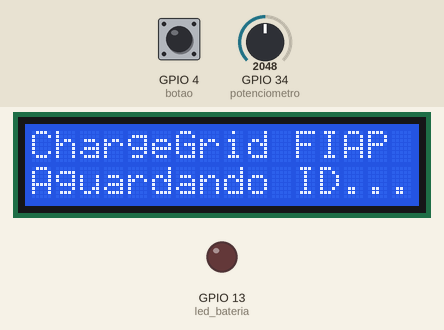
This program was run on a simulated ESP32 board running MicroPython. Shown: 16×2 character LCD, output pins drawn as LEDs (lit = HIGH). Wiring (from the project's diagram.json): green button on GPIO 4, red LED on GPIO 13, potentiometer on GPIO 34. Inputs (shaded band) come from the test bench; at power-on: GPIO 4 (botao) HIGH, GPIO 34 (potenciometro) = 2048 (analog values on the 0–4095 scale). Library files of the repository ran but are not shown: machine_i2c_lcd.py; what the program prints to the serial console is not drawn.

Above: at 1.2 s.
1.3 s: GPIO 4 (botao) pulled LOW for 0.15 s
At 2.1 s:
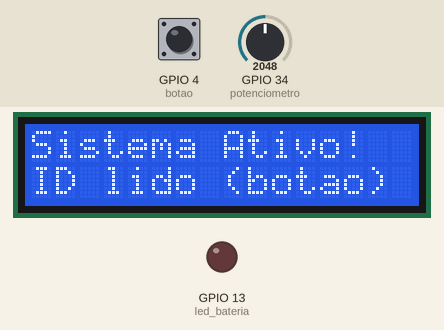
4.4 s: GPIO 34 (potenciometro) set to 2540
At 7.3 s:
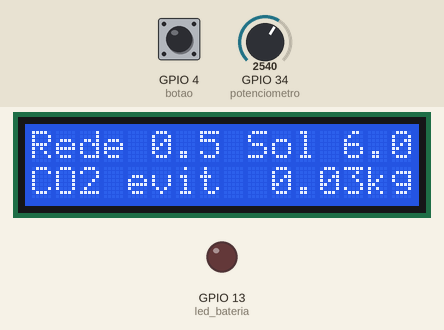
7.4 s: GPIO 4 (botao) pulled LOW for 1 s
At 8.8 s:
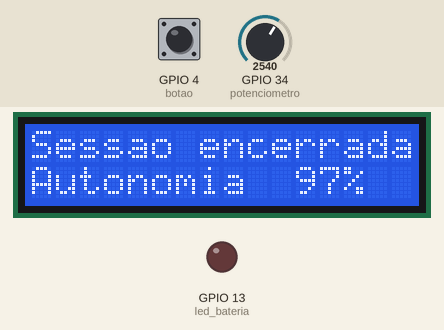
11.4 s: GPIO 4 (botao) pulled LOW for 3.2 s
At 16.8 s:
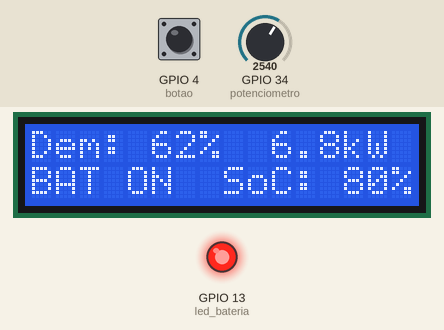
17.6 s: GPIO 34 (potenciometro) set to 3603
At 20.5 s:
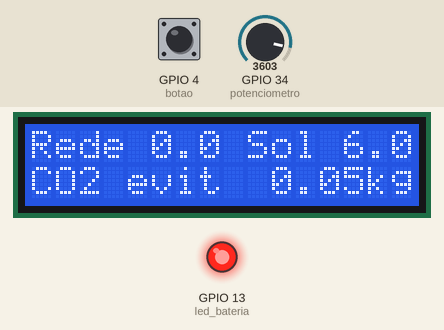
20.6 s: GPIO 34 (potenciometro) set to 4095
At 22.9 s:
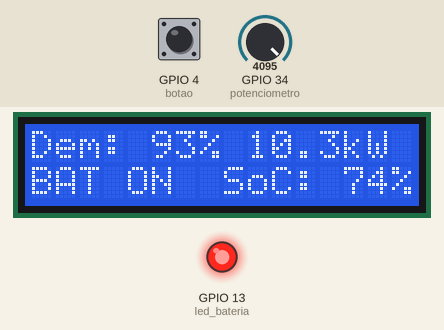
Timing chart, 0 to 24.4 s (numbered marks = the images above; inputs shaded):
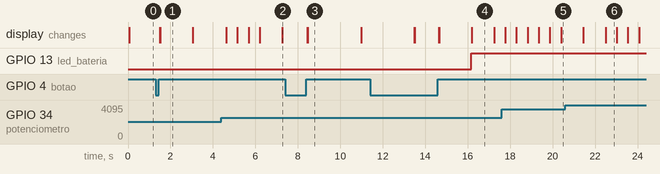

Measured:
- after the input at 1.3 s, the display: first changes after 0.20 s (image 1 shows a later state)
- after the input at 7.4 s, GPIO 13 (led_bateria): stays LOW (without the input it goes to HIGH after 0.88 s); the display: first changes after 1.0 s (image 3 shows a later state)
- after the input at 11.4 s, GPIO 13 (led_bateria): LOW → HIGH after 4.8 s; the display: first differs from a run without the input after 3.3 s (image 4 shows a later state)
- what the display in image 1 shows lasts 1.5 s, from 1.5 s to 3.0 s
- what the display in image 3 shows lasts 2.5 s, from 8.5 s to 11.0 s
- what the display in image 4 shows lasts 1.0 s, from 16.2 s to 17.2 s
- what the display in image 6 shows lasts 0.5 s, from 22.5 s to 23.0 s

The program:

main.py
```python
# ChargeGrid FIAP - Sprint 4 (Goodwe) - ESP32 + MicroPython (Wokwi)
import machine
import time
from machine_i2c_lcd import I2cLcd
from controle import Controlador

# ---------------- Hardware ----------------
i2c = machine.I2C(0, scl=machine.Pin(22), sda=machine.Pin(21), freq=400000)
lcd = I2cLcd(i2c, 0x27, 2, 16)

botao = machine.Pin(4, machine.Pin.IN, machine.Pin.PULL_UP)   # ID do usuario
potenciometro = machine.ADC(machine.Pin(34))                  # demanda simulada
potenciometro.atten(machine.ADC.ATTN_11DB)
led_bateria = machine.Pin(13, machine.Pin.OUT)                # bateria Goodwe
led_bateria.value(0)

CICLO_MS = 500
CICLOS_POR_PAGINA = 6    # troca de tela a cada 3 s
CABECALHO = "t_s,adc,demanda_kw,solar_kw,bateria_kw,rede_kw,bat_on,soc_pct,autonomia_pct,co2_kg"

ctrl = Controlador(CICLO_MS / 1000)


def linha(row, texto):
    lcd.move_to(0, row)
    lcd.putstr(("%-16s" % texto)[:16])


def pressionado():
    if botao.value() == 0:
        time.sleep_ms(30)          # debounce
        return botao.value() == 0
    return False


def aguardar_solto():
    while botao.value() == 0:
        time.sleep_ms(20)
    time.sleep_ms(30)


def mostrar(pagina):
    if pagina == 0:
        linha(0, "Dem:%3d%% %4.1fkW" % (ctrl.demanda_pct, ctrl.demanda_kw))
        estado = "BAT ON  " if ctrl.bateria_ativa else "BAT OFF "
        linha(1, estado + "SoC:%3d%%" % int(ctrl.soc))
    else:
        linha(0, "Rede%4.1f Sol%4.1f" % (ctrl.rede_kw, ctrl.solar_kw))
        linha(1, "CO2 evit %5.2fkg" % ctrl.co2_evitado_kg)


while True:
    # ---------- Estado: aguardando ID ----------
    lcd.clear()
    linha(0, "ChargeGrid FIAP")
    linha(1, "Aguardando ID...")
    led_bateria.value(0)
    while not pressionado():
        time.sleep_ms(50)
    aguardar_solto()

    # ---------- Inicio da sessao ----------
    ctrl.reset_sessao()
    lcd.clear()
    linha(0, "Sistema Ativo!")
    linha(1, "ID lido (botao)")
    print(CABECALHO)
    time.sleep(1.5)
    t0 = time.ticks_ms()
    ciclo = 0

    # ---------- Sessao ativa ----------
    encerrar = False
    while not encerrar:
        ctrl.passo(potenciometro.read())
        led_bateria.value(1 if ctrl.bateria_ativa else 0)
        mostrar((ciclo // CICLOS_POR_PAGINA) % 2)
        print("%.1f,%d,%.2f,%.2f,%.2f,%.2f,%d,%d,%d,%.4f" % (
            time.ticks_diff(time.ticks_ms(), t0) / 1000, int(ctrl.filtrado),
            ctrl.demanda_kw, ctrl.solar_kw, ctrl.bat_kw, ctrl.rede_kw,
            int(ctrl.bateria_ativa), int(ctrl.soc),
            int(ctrl.autonomia_pct), ctrl.co2_evitado_kg))
        ciclo += 1

        fim = time.ticks_add(time.ticks_ms(), CICLO_MS)
        while time.ticks_diff(fim, time.ticks_ms()) > 0:
            if pressionado():
                encerrar = True
                break
            time.sleep_ms(20)

    # ---------- Encerramento e resumo ----------
    aguardar_solto()
    led_bateria.value(0)
    lcd.clear()
    linha(0, "Sessao encerrada")
    linha(1, "Autonomia %3d%%" % int(ctrl.autonomia_pct))
    time.sleep(2.5)
    linha(0, "CO2 evit %5.3fkg" % ctrl.co2_evitado_kg)
    linha(1, "Pico bat %4.1fkW" % ctrl.pico_bat_kw)
    time.sleep(2.5)
```

controle.py
```python
# controle.py - Logica de controle do ChargeGrid FIAP (sem dependencia de hardware)
# Simula o despacho inteligente entre solar, bateria Goodwe e rede.
# Todos os parametros de potencia/energia sao PREMISSAS de simulacao.

ADC_MAX = 4095           # ADC de 12 bits do ESP32

# --- Parametros do sistema simulado (ajustaveis) ---
P_MAX_KW = 11.0          # demanda maxima da estacao (potenciometro a 100%)
SOLAR_KW = 6.0           # geracao solar disponivel
BAT_KW = 5.0             # potencia maxima de descarga da bateria
BAT_KWH = 10.0           # capacidade util da bateria
SOC_INICIAL = 80.0       # estado de carga inicial (%)
SOC_MIN = 20.0           # reserva minima da bateria (%)
LIMITE_ALTO = 2500       # liga a bateria acima deste valor ADC (~61%)
LIMITE_BAIXO = 2200      # desliga abaixo deste valor (histerese)
AMOSTRAS = 8             # janela da media movel (filtro de ruido)
ACELERACAO = 120         # 1 s real = 120 s simulados (SoC varia visivelmente)
FATOR_CO2 = 0.0385       # kg CO2 evitado por kWh renovavel (premissa)


class Controlador:
    def __init__(self, dt_s=0.5):
        self.dt_s = dt_s
        self.soc = SOC_INICIAL
        self.reset_sessao()

    def reset_sessao(self):
        self.janela = []
        self.bateria_ativa = False
        self.filtrado = 0
        self.demanda_kw = 0.0
        self.demanda_pct = 0
        self.solar_kw = 0.0
        self.bat_kw = 0.0
        self.rede_kw = 0.0
        self.pico_bat_kw = 0.0
        self.e_dem = 0.0
        self.e_solar = 0.0
        self.e_bat = 0.0
        self.e_rede = 0.0

    @property
    def autonomia_pct(self):
        if self.e_dem <= 0:
            return 0
        return min(100, (self.e_solar + self.e_bat) * 100.0 / self.e_dem)

    @property
    def co2_evitado_kg(self):
        return (self.e_solar + self.e_bat) * FATOR_CO2

    def passo(self, raw):
        # 1) Filtro de media movel
        self.janela.append(raw)
        if len(self.janela) > AMOSTRAS:
            self.janela.pop(0)
        self.filtrado = sum(self.janela) / len(self.janela)
        self.demanda_kw = self.filtrado / ADC_MAX * P_MAX_KW
        self.demanda_pct = int(self.filtrado * 100 / ADC_MAX)

        # 2) Decisao com histerese + protecao de reserva da bateria
        if self.bateria_ativa:
            if self.filtrado < LIMITE_BAIXO or self.soc <= SOC_MIN:
                self.bateria_ativa = False
        else:
            if self.filtrado > LIMITE_ALTO and self.soc > SOC_MIN:
                self.bateria_ativa = True

        # 3) Despacho de energia: solar primeiro, depois bateria, rede por ultimo
        self.solar_kw = min(self.demanda_kw, SOLAR_KW)
        resto = self.demanda_kw - self.solar_kw
        self.bat_kw = min(resto, BAT_KW) if self.bateria_ativa else 0.0
        self.rede_kw = resto - self.bat_kw
        carga_kw = 0.0 if self.bateria_ativa else (SOLAR_KW - self.solar_kw)

        # 4) Integracao de energia e estado de carga
        dt_h = self.dt_s * ACELERACAO / 3600.0
        self.soc += (carga_kw - self.bat_kw) * dt_h / BAT_KWH * 100.0
        self.soc = max(0.0, min(100.0, self.soc))
        self.e_dem += self.demanda_kw * dt_h
        self.e_solar += self.solar_kw * dt_h
        self.e_bat += self.bat_kw * dt_h
        self.e_rede += self.rede_kw * dt_h
        if self.bat_kw > self.pico_bat_kw:
            self.pico_bat_kw = self.bat_kw
```
